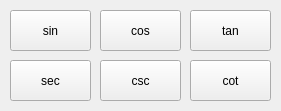
   <widget class="QWidget" name="Tri_Show_GUI" native="true">
    <property name="geometry">
     <rect>
      <x>40</x>
      <y>310</y>
      <width>281</width>
      <height>111</height>
     </rect>
    </property>
    <property name="autoFillBackground">
     <bool>true</bool>
    </property>
    <widget class="QPushButton" name="Sin_Button">
     <property name="geometry">
      <rect>
       <x>10</x>
       <y>10</y>
       <width>81</width>
       <height>41</height>
      </rect>
     </property>
     <property name="text">
      <string>sin</string>
     </property>
    </widget>
    <widget class="QPushButton" name="Cos_Button">
     <property name="geometry">
      <rect>
       <x>100</x>
       <y>10</y>
       <width>81</width>
       <height>41</height>
      </rect>
     </property>
     <property name="text">
      <string>cos</string>
     </property>
    </widget>
    <widget class="QPushButton" name="Tan_Button">
     <property name="geometry">
      <rect>
       <x>190</x>
       <y>10</y>
       <width>81</width>
       <height>41</height>
      </rect>
     </property>
     <property name="text">
      <string>tan</string>
     </property>
    </widget>
    <widget class="QPushButton" name="Sec_Button">
     <property name="geometry">
      <rect>
       <x>10</x>
       <y>60</y>
       <width>81</width>
       <height>41</height>
      </rect>
     </property>
     <property name="text">
      <string>sec</string>
     </property>
    </widget>
    <widget class="QPushButton" name="Csc_Button">
     <property name="geometry">
      <rect>
       <x>100</x>
       <y>60</y>
       <width>81</width>
       <height>41</height>
      </rect>
     </property>
     <property name="text">
      <string>csc</string>
     </property>
    </widget>
    <widget class="QPushButton" name="Cot_Button">
     <property name="geometry">
      <rect>
       <x>190</x>
       <y>60</y>
       <width>81</width>
       <height>41</height>
      </rect>
     </property>
     <property name="text">
      <string>cot</string>
     </property>
    </widget>
    <zorder>Cos_Button</zorder>
    <zorder>Tan_Button</zorder>
    <zorder>Sec_Button</zorder>
    <zorder>Csc_Button</zorder>
    <zorder>Cot_Button</zorder>
    <zorder>Sin_Button</zorder>
   </widget>
